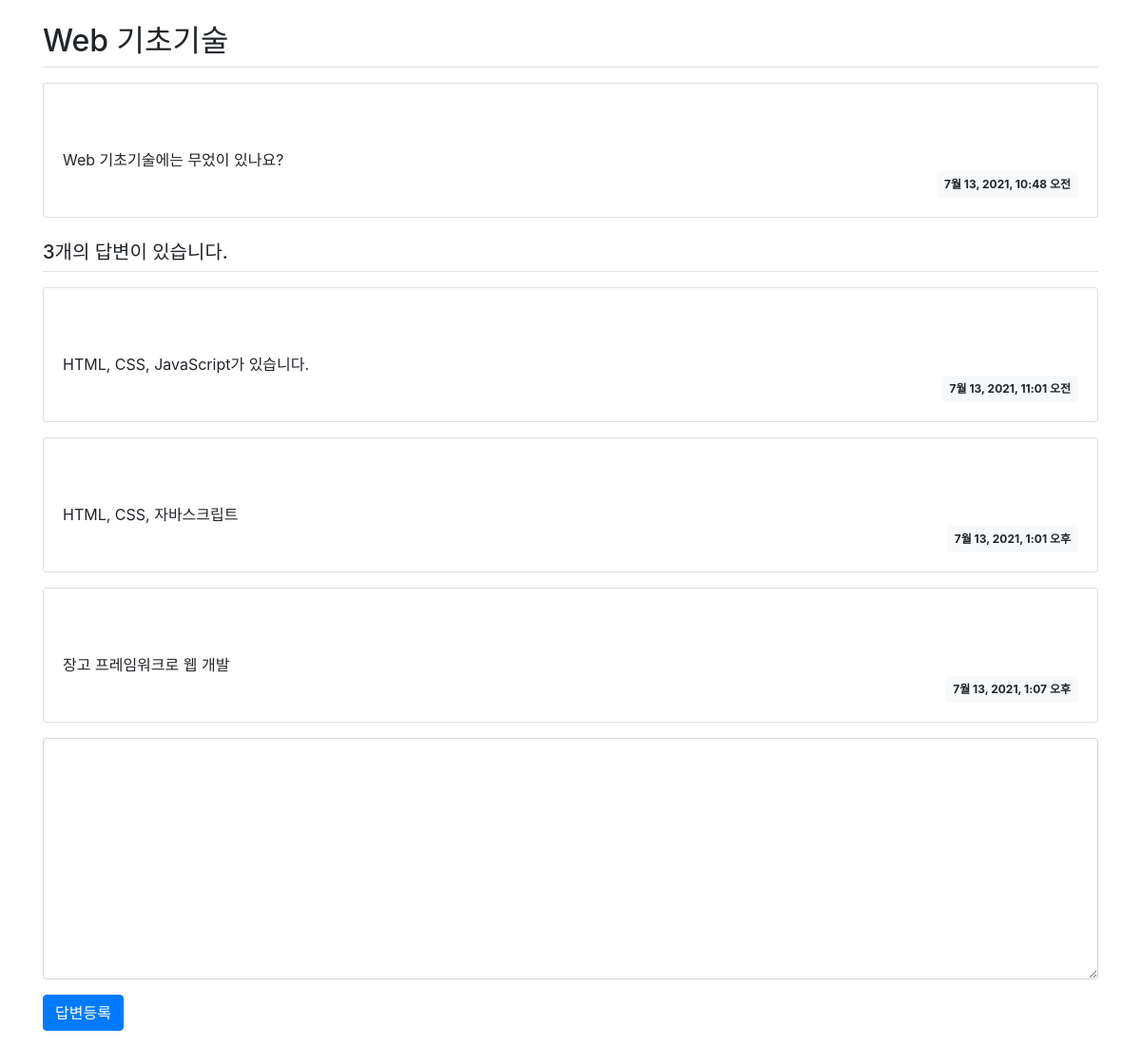
The page /pybo/4/ on the database as committed earlier.
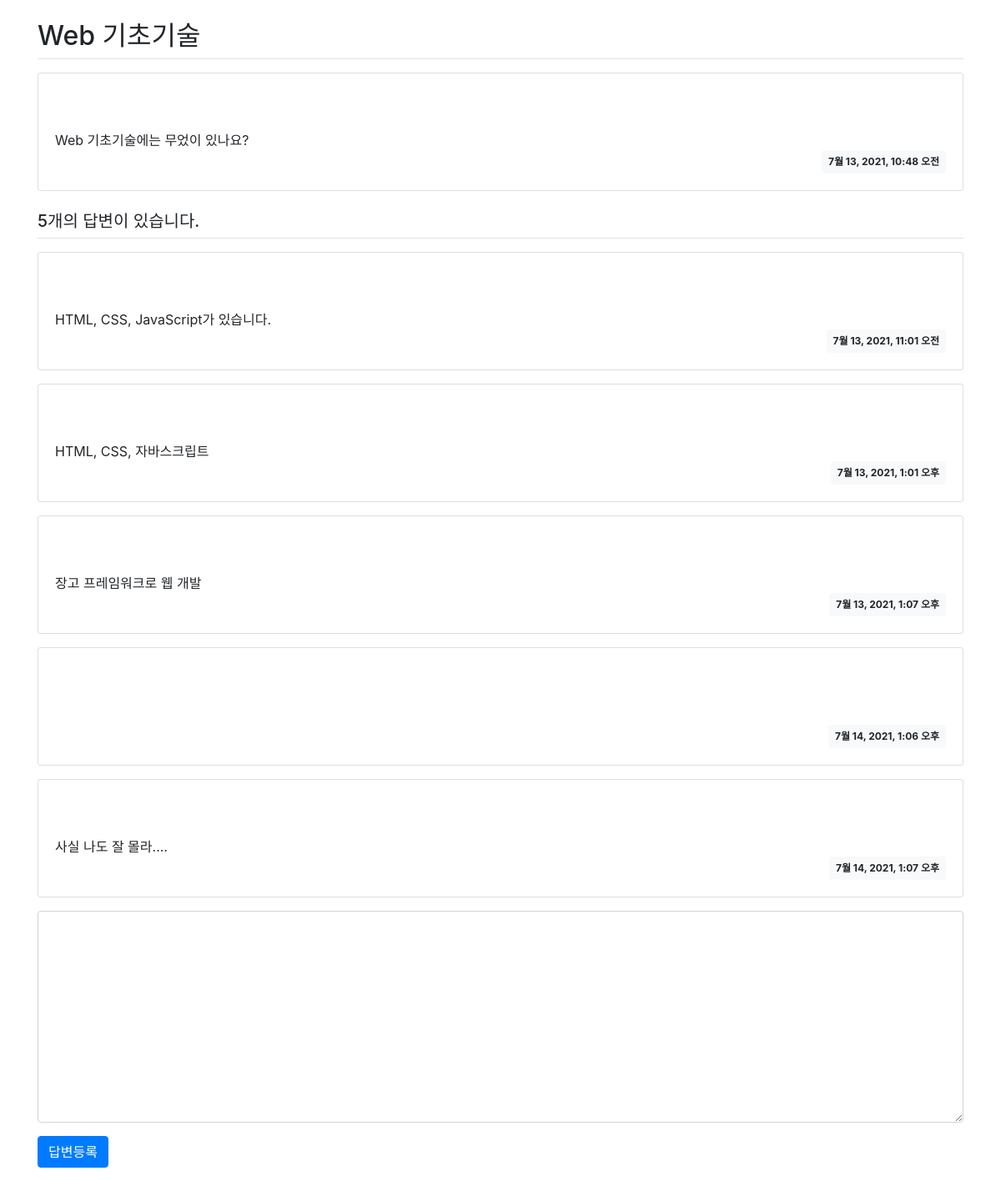
The same page on the database as committed later.
### pybo/models.py (models this page shows, shortened)
class Question(models.Model):
    subject = models.CharField(max_length=200) #제목 200자. 한글로 하면 100자
    content = models.TextField()               # 내용
    create_date = models.DateTimeField()       # 날자

class Answer(models.Model):
    question = models.ForeignKey(Question, on_delete=models.CASCADE)
    content = models.TextField()
    create_date = models.DateTimeField()

### pybo/views.py (the view)
# urls.py: path('<int:question_id>/', views.detail, name='detail'),
def detail(request, question_id):
    question = get_object_or_404(Question, pk=question_id)
    context = {'question' : question}
    return render(request, 'pybo/question_detail.html', context)

### templates/pybo/question_detail.html (shortened to what this page needs)
{% load static %}
<link rel="stylesheet" href="{% static 'bootstrap.css' %}">
<div class="container my-3">
  <h2 class="border-bottom py-2">{{ question.subject }}</h2>
  <div class="card my-3">
    <div class="card-body">
      <div class="card-text" style="white-space: pre-line;">
        {{ question.content }}
      </div>
      <div class="d-flex justify-content-end">
        <div class="badge badge-light p-2">
          {{ question.create_date }}
        </div>
      </div>
    </div>
  </div>
  <h5 class="border-bottom my-3 py-2">
    {{ question.answer_set.count }}개의 답변이 있습니다.
  </h5>
  {% for answer in question.answer_set.all %}
  <div class="card my-3">
    <div class="card-body">
      <div class="card-text" style="white-space: pre-line;">
        {{ answer.content }}
      </div>
      <div class="d-flex justify-content-end">
        <div class="badge badge-light p-2">
          {{ answer.create_date }}
        </div>
      </div>
    </div>
  </div>
  {% endfor %}
  <form action="{% url 'pybo:answer_create' question.id %}" method="post">
    <div class="form-group">
      <textarea name="content" id="content" rows="10" class="form-control"></textarea>
    </div>
    <input type="submit" value="답변등록" class="btn btn-primary">
  </form>
</div>

Rows that differ between the two databases and show on the page:
computed for Question "Web 기초기술": answer_set.count "3" → "5"
added Answer: create_date "7월 14, 2021, 1:06 오후"
added Answer: content "사실 나도 잘 몰라....", create_date "7월 14, 2021, 1:07 오후"
